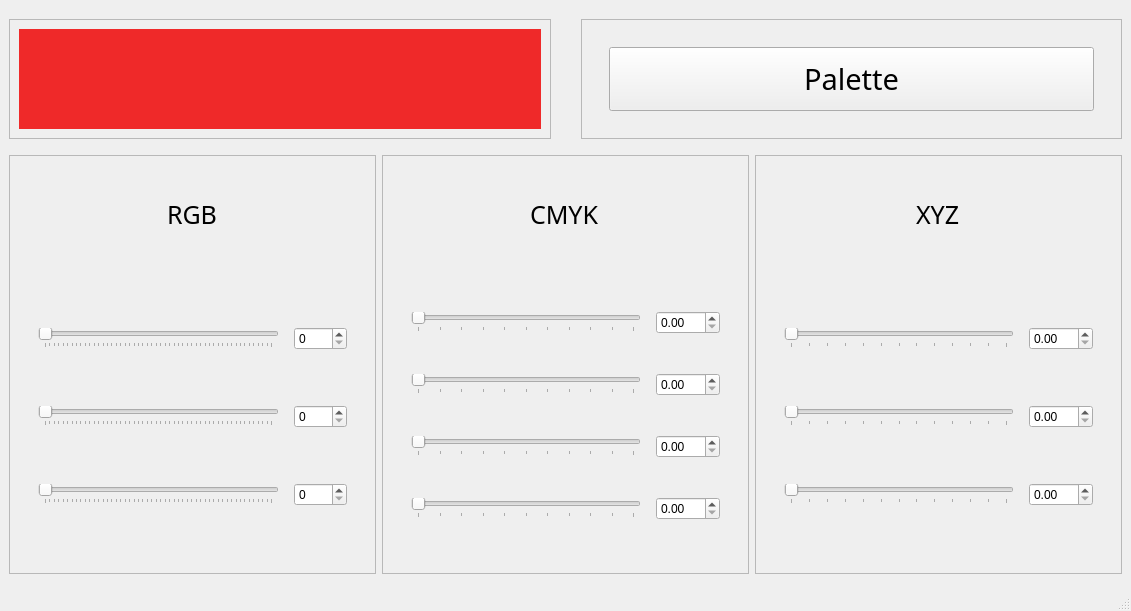
<?xml version="1.0" encoding="UTF-8"?>
<ui version="4.0">
 <class>MainWindow</class>
 <widget class="QMainWindow" name="MainWindow">
  <property name="geometry">
   <rect>
    <x>0</x>
    <y>0</y>
    <width>1131</width>
    <height>611</height>
   </rect>
  </property>
  <property name="sizePolicy">
   <sizepolicy hsizetype="Ignored" vsizetype="Preferred">
    <horstretch>0</horstretch>
    <verstretch>0</verstretch>
   </sizepolicy>
  </property>
  <property name="windowTitle">
   <string>ColorConverter</string>
  </property>
  <property name="tabShape">
   <enum>QTabWidget::Rounded</enum>
  </property>
  <widget class="QWidget" name="centralWidget">
   <property name="sizePolicy">
    <sizepolicy hsizetype="Expanding" vsizetype="Expanding">
     <horstretch>0</horstretch>
     <verstretch>0</verstretch>
    </sizepolicy>
   </property>
   <layout class="QHBoxLayout" name="horizontalLayout_6">
    <item>
     <layout class="QVBoxLayout" name="verticalLayoutMain" stretch="1,3">
      <property name="sizeConstraint">
       <enum>QLayout::SetMaximumSize</enum>
      </property>
      <item>
       <layout class="QHBoxLayout" name="horizontalLayout_5" stretch="1,1">
        <property name="spacing">
         <number>30</number>
        </property>
        <property name="topMargin">
         <number>10</number>
        </property>
        <property name="bottomMargin">
         <number>10</number>
        </property>
        <item>
         <widget class="QFrame" name="frame_4">
          <property name="sizePolicy">
           <sizepolicy hsizetype="Expanding" vsizetype="Expanding">
            <horstretch>0</horstretch>
            <verstretch>0</verstretch>
           </sizepolicy>
          </property>
          <property name="frameShape">
           <enum>QFrame::StyledPanel</enum>
          </property>
          <property name="frameShadow">
           <enum>QFrame::Raised</enum>
          </property>
          <layout class="QHBoxLayout" name="horizontalLayout_19">
           <item>
            <widget class="QWidget" name="widgetColor" native="true">
             <property name="sizePolicy">
              <sizepolicy hsizetype="Preferred" vsizetype="Preferred">
               <horstretch>1</horstretch>
               <verstretch>1</verstretch>
              </sizepolicy>
             </property>
             <property name="toolTip">
              <string notr="true">Current color</string>
             </property>
             <property name="toolTipDuration">
              <number>-1</number>
             </property>
             <property name="styleSheet">
              <string notr="true">background-color: rgb(239, 41, 41)</string>
             </property>
            </widget>
           </item>
          </layout>
         </widget>
        </item>
        <item>
         <widget class="QFrame" name="frame_5">
          <property name="sizePolicy">
           <sizepolicy hsizetype="Expanding" vsizetype="Expanding">
            <horstretch>0</horstretch>
            <verstretch>0</verstretch>
           </sizepolicy>
          </property>
          <property name="frameShape">
           <enum>QFrame::StyledPanel</enum>
          </property>
          <property name="frameShadow">
           <enum>QFrame::Raised</enum>
          </property>
          <layout class="QGridLayout" name="gridLayout_2">
           <item row="0" column="0">
            <widget class="QWidget" name="widget_6" native="true">
             <layout class="QVBoxLayout" name="verticalLayout_20">
              <item>
               <layout class="QVBoxLayout" name="widgetLayot">
                <item>
                 <widget class="QWidget" name="widget" native="true">
                  <property name="sizePolicy">
                   <sizepolicy hsizetype="Minimum" vsizetype="Minimum">
                    <horstretch>0</horstretch>
                    <verstretch>0</verstretch>
                   </sizepolicy>
                  </property>
                  <layout class="QHBoxLayout" name="horizontalLayout_23">
                   <item>
                    <widget class="QPushButton" name="paletteButton">
                     <property name="sizePolicy">
                      <sizepolicy hsizetype="Minimum" vsizetype="Minimum">
                       <horstretch>0</horstretch>
                       <verstretch>0</verstretch>
                      </sizepolicy>
                     </property>
                     <property name="font">
                      <font>
                       <family>JetBrains Mono</family>
                       <pointsize>22</pointsize>
                       <weight>50</weight>
                       <bold>false</bold>
                      </font>
                     </property>
                     <property name="text">
                      <string>Palette</string>
                     </property>
                     <property name="autoDefault">
                      <bool>false</bool>
                     </property>
                     <property name="default">
                      <bool>false</bool>
                     </property>
                     <property name="flat">
                      <bool>false</bool>
                     </property>
                    </widget>
                   </item>
                  </layout>
                 </widget>
                </item>
               </layout>
              </item>
             </layout>
            </widget>
           </item>
          </layout>
         </widget>
        </item>
       </layout>
      </item>
      <item>
       <layout class="QHBoxLayout" name="horizontalLayout_2" stretch="1,1,1">
        <property name="sizeConstraint">
         <enum>QLayout::SetMaximumSize</enum>
        </property>
        <item>
         <widget class="QFrame" name="frameRGB">
          <property name="sizePolicy">
           <sizepolicy hsizetype="Expanding" vsizetype="Expanding">
            <horstretch>0</horstretch>
            <verstretch>0</verstretch>
           </sizepolicy>
          </property>
          <property name="frameShape">
           <enum>QFrame::StyledPanel</enum>
          </property>
          <property name="frameShadow">
           <enum>QFrame::Raised</enum>
          </property>
          <layout class="QVBoxLayout" name="verticalLayout_5">
           <item>
            <layout class="QVBoxLayout" name="vlRGB" stretch="1,3">
             <item>
              <layout class="QVBoxLayout" name="vlRGBLine">
               <property name="spacing">
                <number>6</number>
               </property>
               <property name="sizeConstraint">
                <enum>QLayout::SetMinimumSize</enum>
               </property>
               <item alignment="Qt::AlignHCenter">
                <widget class="QLabel" name="label_2">
                 <property name="sizePolicy">
                  <sizepolicy hsizetype="Minimum" vsizetype="Minimum">
                   <horstretch>0</horstretch>
                   <verstretch>0</verstretch>
                  </sizepolicy>
                 </property>
                 <property name="font">
                  <font>
                   <family>JetBrains Mono</family>
                   <pointsize>19</pointsize>
                  </font>
                 </property>
                 <property name="text">
                  <string>RGB</string>
                 </property>
                 <property name="textFormat">
                  <enum>Qt::MarkdownText</enum>
                 </property>
                </widget>
               </item>
              </layout>
             </item>
             <item>
              <widget class="QWidget" name="widgetRGB" native="true">
               <layout class="QVBoxLayout" name="verticalLayout_10">
                <item>
                 <layout class="QHBoxLayout" name="horizontalLayout_7" stretch="9,2">
                  <property name="spacing">
                   <number>15</number>
                  </property>
                  <property name="leftMargin">
                   <number>10</number>
                  </property>
                  <property name="rightMargin">
                   <number>10</number>
                  </property>
                  <item>
                   <widget class="QSlider" name="sliderR">
                    <property name="sizePolicy">
                     <sizepolicy hsizetype="MinimumExpanding" vsizetype="Fixed">
                      <horstretch>0</horstretch>
                      <verstretch>0</verstretch>
                     </sizepolicy>
                    </property>
                    <property name="styleSheet">
                     <string notr="true"/>
                    </property>
                    <property name="maximum">
                     <number>255</number>
                    </property>
                    <property name="orientation">
                     <enum>Qt::Horizontal</enum>
                    </property>
                    <property name="tickPosition">
                     <enum>QSlider::TicksBelow</enum>
                    </property>
                    <property name="tickInterval">
                     <number>5</number>
                    </property>
                   </widget>
                  </item>
                  <item>
                   <widget class="QSpinBox" name="spinBoxR">
                    <property name="minimum">
                     <number>0</number>
                    </property>
                    <property name="maximum">
                     <number>255</number>
                    </property>
                   </widget>
                  </item>
                 </layout>
                </item>
                <item>
                 <layout class="QHBoxLayout" name="horizontalLayout_8" stretch="9,2">
                  <property name="spacing">
                   <number>15</number>
                  </property>
                  <property name="leftMargin">
                   <number>10</number>
                  </property>
                  <property name="rightMargin">
                   <number>10</number>
                  </property>
                  <item>
                   <widget class="QSlider" name="sliderG">
                    <property name="sizePolicy">
                     <sizepolicy hsizetype="MinimumExpanding" vsizetype="Fixed">
                      <horstretch>0</horstretch>
                      <verstretch>0</verstretch>
                     </sizepolicy>
                    </property>
                    <property name="maximum">
                     <number>255</number>
                    </property>
                    <property name="orientation">
                     <enum>Qt::Horizontal</enum>
                    </property>
                    <property name="tickPosition">
                     <enum>QSlider::TicksBelow</enum>
                    </property>
                    <property name="tickInterval">
                     <number>5</number>
                    </property>
                   </widget>
                  </item>
                  <item>
                   <widget class="QSpinBox" name="spinBoxG">
                    <property name="minimum">
                     <number>0</number>
                    </property>
                    <property name="maximum">
                     <number>255</number>
                    </property>
                   </widget>
                  </item>
                 </layout>
                </item>
                <item>
                 <layout class="QHBoxLayout" name="horizontalLayout_9" stretch="9,2">
                  <property name="spacing">
                   <number>15</number>
                  </property>
                  <property name="leftMargin">
                   <number>10</number>
                  </property>
                  <property name="rightMargin">
                   <number>10</number>
                  </property>
                  <item>
                   <widget class="QSlider" name="sliderB">
                    <property name="maximum">
                     <number>255</number>
                    </property>
                    <property name="orientation">
                     <enum>Qt::Horizontal</enum>
                    </property>
                    <property name="tickPosition">
                     <enum>QSlider::TicksBelow</enum>
                    </property>
                    <property name="tickInterval">
                     <number>5</number>
                    </property>
                   </widget>
                  </item>
                  <item>
                   <widget class="QSpinBox" name="spinBoxB">
                    <property name="minimum">
                     <number>0</number>
                    </property>
                    <property name="maximum">
                     <number>255</number>
                    </property>
                   </widget>
                  </item>
                 </layout>
                </item>
               </layout>
              </widget>
             </item>
            </layout>
           </item>
          </layout>
         </widget>
        </item>
        <item>
         <widget class="QFrame" name="frameCMYK">
          <property name="sizePolicy">
           <sizepolicy hsizetype="Expanding" vsizetype="Expanding">
            <horstretch>0</horstretch>
            <verstretch>0</verstretch>
           </sizepolicy>
          </property>
          <property name="frameShape">
           <enum>QFrame::StyledPanel</enum>
          </property>
          <property name="frameShadow">
           <enum>QFrame::Raised</enum>
          </property>
          <layout class="QVBoxLayout" name="verticalLayout_6">
           <item>
            <layout class="QVBoxLayout" name="vlCMYK" stretch="1,3">
             <item>
              <layout class="QVBoxLayout" name="verticalLayout_14">
               <property name="spacing">
                <number>6</number>
               </property>
               <property name="sizeConstraint">
                <enum>QLayout::SetMinimumSize</enum>
               </property>
               <item alignment="Qt::AlignHCenter">
                <widget class="QLabel" name="label_4">
                 <property name="sizePolicy">
                  <sizepolicy hsizetype="Minimum" vsizetype="Minimum">
                   <horstretch>0</horstretch>
                   <verstretch>0</verstretch>
                  </sizepolicy>
                 </property>
                 <property name="font">
                  <font>
                   <family>JetBrains Mono</family>
                   <pointsize>19</pointsize>
                  </font>
                 </property>
                 <property name="text">
                  <string>CMYK</string>
                 </property>
                 <property name="textFormat">
                  <enum>Qt::MarkdownText</enum>
                 </property>
                </widget>
               </item>
              </layout>
             </item>
             <item>
              <widget class="QWidget" name="widgetCMYK" native="true">
               <layout class="QVBoxLayout" name="verticalLayout_15">
                <item>
                 <layout class="QHBoxLayout" name="horizontalLayout_13" stretch="6,0">
                  <property name="spacing">
                   <number>15</number>
                  </property>
                  <property name="leftMargin">
                   <number>10</number>
                  </property>
                  <property name="rightMargin">
                   <number>10</number>
                  </property>
                  <item>
                   <widget class="QSlider" name="sliderC">
                    <property name="sizePolicy">
                     <sizepolicy hsizetype="MinimumExpanding" vsizetype="Fixed">
                      <horstretch>0</horstretch>
                      <verstretch>0</verstretch>
                     </sizepolicy>
                    </property>
                    <property name="maximum">
                     <number>100</number>
                    </property>
                    <property name="singleStep">
                     <number>1</number>
                    </property>
                    <property name="orientation">
                     <enum>Qt::Horizontal</enum>
                    </property>
                    <property name="tickPosition">
                     <enum>QSlider::TicksBelow</enum>
                    </property>
                    <property name="tickInterval">
                     <number>10</number>
                    </property>
                   </widget>
                  </item>
                  <item>
                   <widget class="QDoubleSpinBox" name="doubleSpinBoxC">
                    <property name="maximum">
                     <double>100.000000000000000</double>
                    </property>
                    <property name="singleStep">
                     <double>0.500000000000000</double>
                    </property>
                   </widget>
                  </item>
                 </layout>
                </item>
                <item>
                 <layout class="QHBoxLayout" name="horizontalLayout_14" stretch="6,0">
                  <property name="spacing">
                   <number>15</number>
                  </property>
                  <property name="leftMargin">
                   <number>10</number>
                  </property>
                  <property name="rightMargin">
                   <number>10</number>
                  </property>
                  <item>
                   <widget class="QSlider" name="sliderM">
                    <property name="sizePolicy">
                     <sizepolicy hsizetype="MinimumExpanding" vsizetype="Fixed">
                      <horstretch>0</horstretch>
                      <verstretch>0</verstretch>
                     </sizepolicy>
                    </property>
                    <property name="maximum">
                     <number>100</number>
                    </property>
                    <property name="singleStep">
                     <number>1</number>
                    </property>
                    <property name="orientation">
                     <enum>Qt::Horizontal</enum>
                    </property>
                    <property name="tickPosition">
                     <enum>QSlider::TicksBelow</enum>
                    </property>
                    <property name="tickInterval">
                     <number>10</number>
                    </property>
                   </widget>
                  </item>
                  <item>
                   <widget class="QDoubleSpinBox" name="doubleSpinBoxM">
                    <property name="maximum">
                     <double>100.000000000000000</double>
                    </property>
                    <property name="singleStep">
                     <double>0.500000000000000</double>
                    </property>
                   </widget>
                  </item>
                 </layout>
                </item>
                <item>
                 <layout class="QHBoxLayout" name="horizontalLayout_15" stretch="6,0">
                  <property name="spacing">
                   <number>15</number>
                  </property>
                  <property name="leftMargin">
                   <number>10</number>
                  </property>
                  <property name="rightMargin">
                   <number>10</number>
                  </property>
                  <item>
                   <widget class="QSlider" name="sliderY">
                    <property name="sizePolicy">
                     <sizepolicy hsizetype="MinimumExpanding" vsizetype="Fixed">
                      <horstretch>0</horstretch>
                      <verstretch>0</verstretch>
                     </sizepolicy>
                    </property>
                    <property name="maximum">
                     <number>100</number>
                    </property>
                    <property name="singleStep">
                     <number>1</number>
                    </property>
                    <property name="orientation">
                     <enum>Qt::Horizontal</enum>
                    </property>
                    <property name="tickPosition">
                     <enum>QSlider::TicksBelow</enum>
                    </property>
                    <property name="tickInterval">
                     <number>10</number>
                    </property>
                   </widget>
                  </item>
                  <item>
                   <widget class="QDoubleSpinBox" name="doubleSpinBoxY">
                    <property name="maximum">
                     <double>100.000000000000000</double>
                    </property>
                    <property name="singleStep">
                     <double>0.500000000000000</double>
                    </property>
                   </widget>
                  </item>
                 </layout>
                </item>
                <item>
                 <layout class="QHBoxLayout" name="horizontalLayout_22" stretch="6,0">
                  <property name="spacing">
                   <number>15</number>
                  </property>
                  <property name="leftMargin">
                   <number>10</number>
                  </property>
                  <property name="rightMargin">
                   <number>10</number>
                  </property>
                  <item>
                   <widget class="QSlider" name="sliderK">
                    <property name="sizePolicy">
                     <sizepolicy hsizetype="MinimumExpanding" vsizetype="Fixed">
                      <horstretch>0</horstretch>
                      <verstretch>0</verstretch>
                     </sizepolicy>
                    </property>
                    <property name="maximum">
                     <number>100</number>
                    </property>
                    <property name="singleStep">
                     <number>1</number>
                    </property>
                    <property name="orientation">
                     <enum>Qt::Horizontal</enum>
                    </property>
                    <property name="tickPosition">
                     <enum>QSlider::TicksBelow</enum>
                    </property>
                    <property name="tickInterval">
                     <number>10</number>
                    </property>
                   </widget>
                  </item>
                  <item>
                   <widget class="QDoubleSpinBox" name="doubleSpinBoxK">
                    <property name="maximum">
                     <double>100.000000000000000</double>
                    </property>
                    <property name="singleStep">
                     <double>0.500000000000000</double>
                    </property>
                   </widget>
                  </item>
                 </layout>
                </item>
               </layout>
              </widget>
             </item>
            </layout>
           </item>
          </layout>
         </widget>
        </item>
        <item>
         <widget class="QFrame" name="frameXYZ">
          <property name="sizePolicy">
           <sizepolicy hsizetype="Expanding" vsizetype="Expanding">
            <horstretch>0</horstretch>
            <verstretch>0</verstretch>
           </sizepolicy>
          </property>
          <property name="frameShape">
           <enum>QFrame::StyledPanel</enum>
          </property>
          <property name="frameShadow">
           <enum>QFrame::Raised</enum>
          </property>
          <layout class="QVBoxLayout" name="verticalLayout_16">
           <item>
            <layout class="QVBoxLayout" name="verticalLayout_17" stretch="1,3">
             <item>
              <layout class="QVBoxLayout" name="verticalLayout_18">
               <property name="spacing">
                <number>6</number>
               </property>
               <property name="sizeConstraint">
                <enum>QLayout::SetMinimumSize</enum>
               </property>
               <item alignment="Qt::AlignHCenter">
                <widget class="QLabel" name="label_5">
                 <property name="sizePolicy">
                  <sizepolicy hsizetype="Minimum" vsizetype="Minimum">
                   <horstretch>0</horstretch>
                   <verstretch>0</verstretch>
                  </sizepolicy>
                 </property>
                 <property name="font">
                  <font>
                   <family>JetBrains Mono</family>
                   <pointsize>19</pointsize>
                  </font>
                 </property>
                 <property name="text">
                  <string>XYZ</string>
                 </property>
                 <property name="textFormat">
                  <enum>Qt::MarkdownText</enum>
                 </property>
                </widget>
               </item>
              </layout>
             </item>
             <item>
              <widget class="QWidget" name="widget_5" native="true">
               <layout class="QVBoxLayout" name="verticalLayout_19">
                <item>
                 <layout class="QHBoxLayout" name="horizontalLayout_16" stretch="6,0">
                  <property name="spacing">
                   <number>15</number>
                  </property>
                  <property name="leftMargin">
                   <number>10</number>
                  </property>
                  <property name="rightMargin">
                   <number>10</number>
                  </property>
                  <item>
                   <widget class="QSlider" name="sliderX">
                    <property name="sizePolicy">
                     <sizepolicy hsizetype="MinimumExpanding" vsizetype="Fixed">
                      <horstretch>0</horstretch>
                      <verstretch>0</verstretch>
                     </sizepolicy>
                    </property>
                    <property name="maximum">
                     <number>120</number>
                    </property>
                    <property name="orientation">
                     <enum>Qt::Horizontal</enum>
                    </property>
                    <property name="tickPosition">
                     <enum>QSlider::TicksBelow</enum>
                    </property>
                    <property name="tickInterval">
                     <number>10</number>
                    </property>
                   </widget>
                  </item>
                  <item>
                   <widget class="QDoubleSpinBox" name="doubleSpinBoxX">
                    <property name="maximum">
                     <double>120.000000000000000</double>
                    </property>
                    <property name="singleStep">
                     <double>0.500000000000000</double>
                    </property>
                   </widget>
                  </item>
                 </layout>
                </item>
                <item>
                 <layout class="QHBoxLayout" name="horizontalLayout_17" stretch="6,0">
                  <property name="spacing">
                   <number>15</number>
                  </property>
                  <property name="leftMargin">
                   <number>10</number>
                  </property>
                  <property name="rightMargin">
                   <number>10</number>
                  </property>
                  <item>
                   <widget class="QSlider" name="sliderY_XYZ">
                    <property name="sizePolicy">
                     <sizepolicy hsizetype="MinimumExpanding" vsizetype="Fixed">
                      <horstretch>0</horstretch>
                      <verstretch>0</verstretch>
                     </sizepolicy>
                    </property>
                    <property name="maximum">
                     <number>120</number>
                    </property>
                    <property name="orientation">
                     <enum>Qt::Horizontal</enum>
                    </property>
                    <property name="tickPosition">
                     <enum>QSlider::TicksBelow</enum>
                    </property>
                    <property name="tickInterval">
                     <number>10</number>
                    </property>
                   </widget>
                  </item>
                  <item>
                   <widget class="QDoubleSpinBox" name="doubleSpinBoxY_XYZ">
                    <property name="maximum">
                     <double>120.000000000000000</double>
                    </property>
                    <property name="singleStep">
                     <double>0.500000000000000</double>
                    </property>
                   </widget>
                  </item>
                 </layout>
                </item>
                <item>
                 <layout class="QHBoxLayout" name="horizontalLayout_18" stretch="6,0">
                  <property name="spacing">
                   <number>15</number>
                  </property>
                  <property name="leftMargin">
                   <number>10</number>
                  </property>
                  <property name="rightMargin">
                   <number>10</number>
                  </property>
                  <item>
                   <widget class="QSlider" name="sliderZ">
                    <property name="sizePolicy">
                     <sizepolicy hsizetype="MinimumExpanding" vsizetype="Fixed">
                      <horstretch>0</horstretch>
                      <verstretch>0</verstretch>
                     </sizepolicy>
                    </property>
                    <property name="maximum">
                     <number>120</number>
                    </property>
                    <property name="orientation">
                     <enum>Qt::Horizontal</enum>
                    </property>
                    <property name="tickPosition">
                     <enum>QSlider::TicksBelow</enum>
                    </property>
                    <property name="tickInterval">
                     <number>10</number>
                    </property>
                   </widget>
                  </item>
                  <item>
                   <widget class="QDoubleSpinBox" name="doubleSpinBoxZ">
                    <property name="maximum">
                     <double>120.000000000000000</double>
                    </property>
                    <property name="singleStep">
                     <double>0.500000000000000</double>
                    </property>
                   </widget>
                  </item>
                 </layout>
                </item>
               </layout>
              </widget>
             </item>
            </layout>
           </item>
          </layout>
         </widget>
        </item>
       </layout>
      </item>
     </layout>
    </item>
   </layout>
  </widget>
  <widget class="QStatusBar" name="statusBar">
   <property name="font">
    <font>
     <family>JetBrains Mono</family>
     <pointsize>12</pointsize>
    </font>
   </property>
  </widget>
 </widget>
 <resources/>
 <connections/>
</ui>
